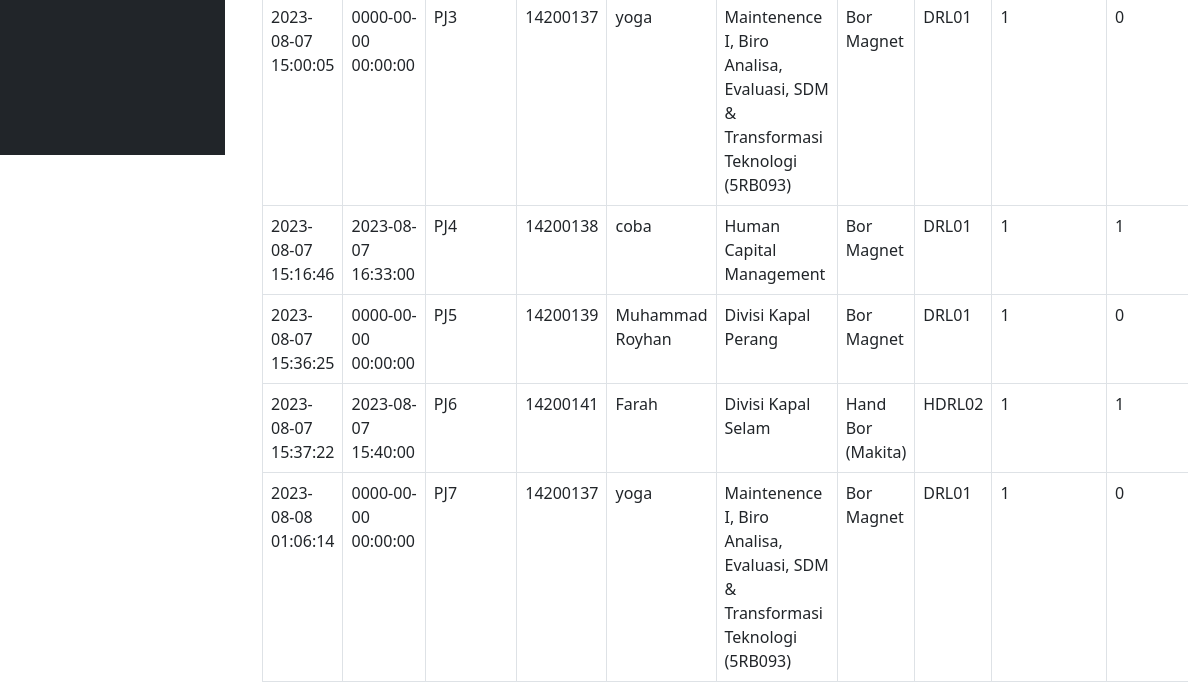
Page /mutasibarang.php (signed in, lower part) on the earlier database version.
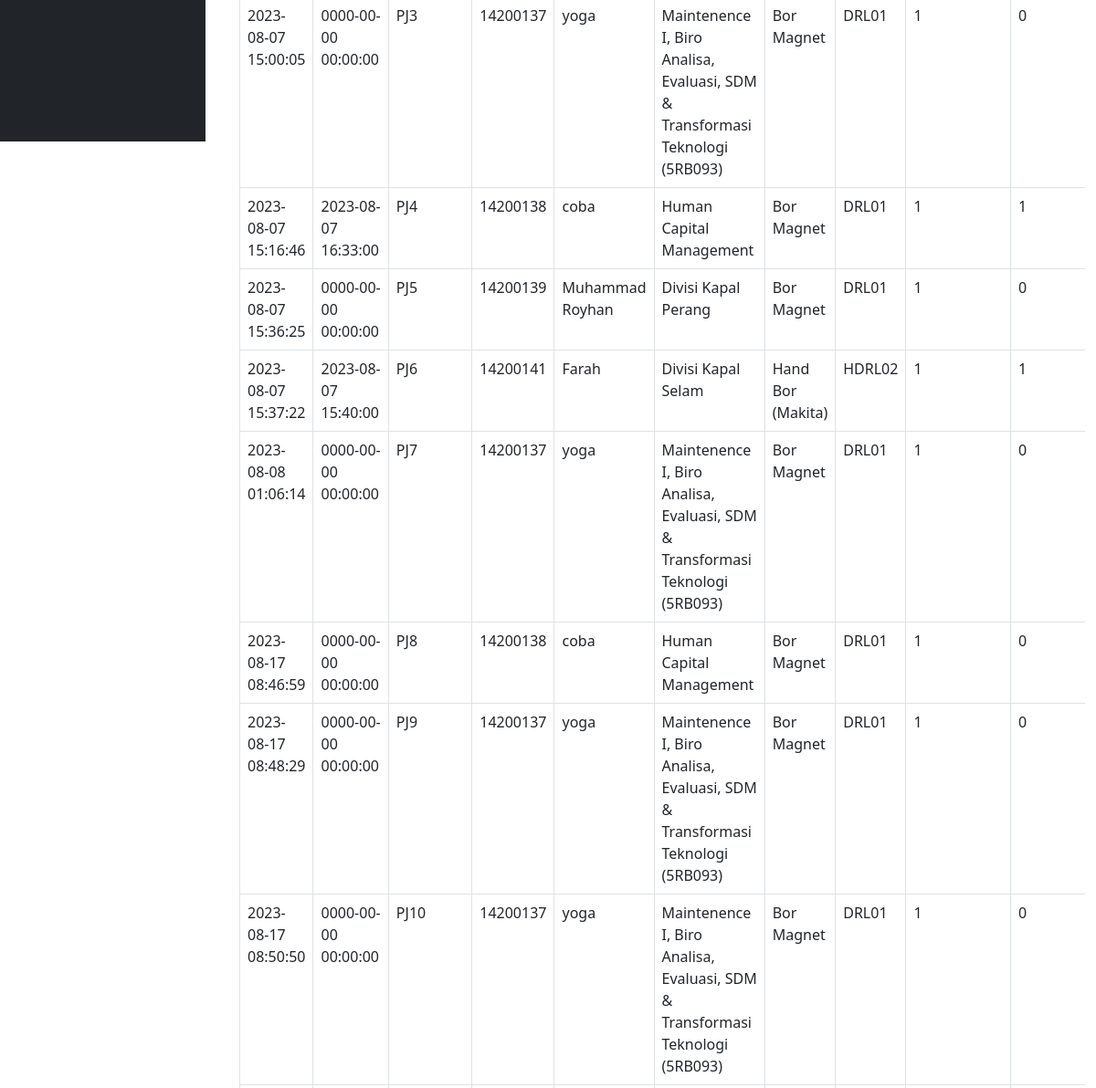
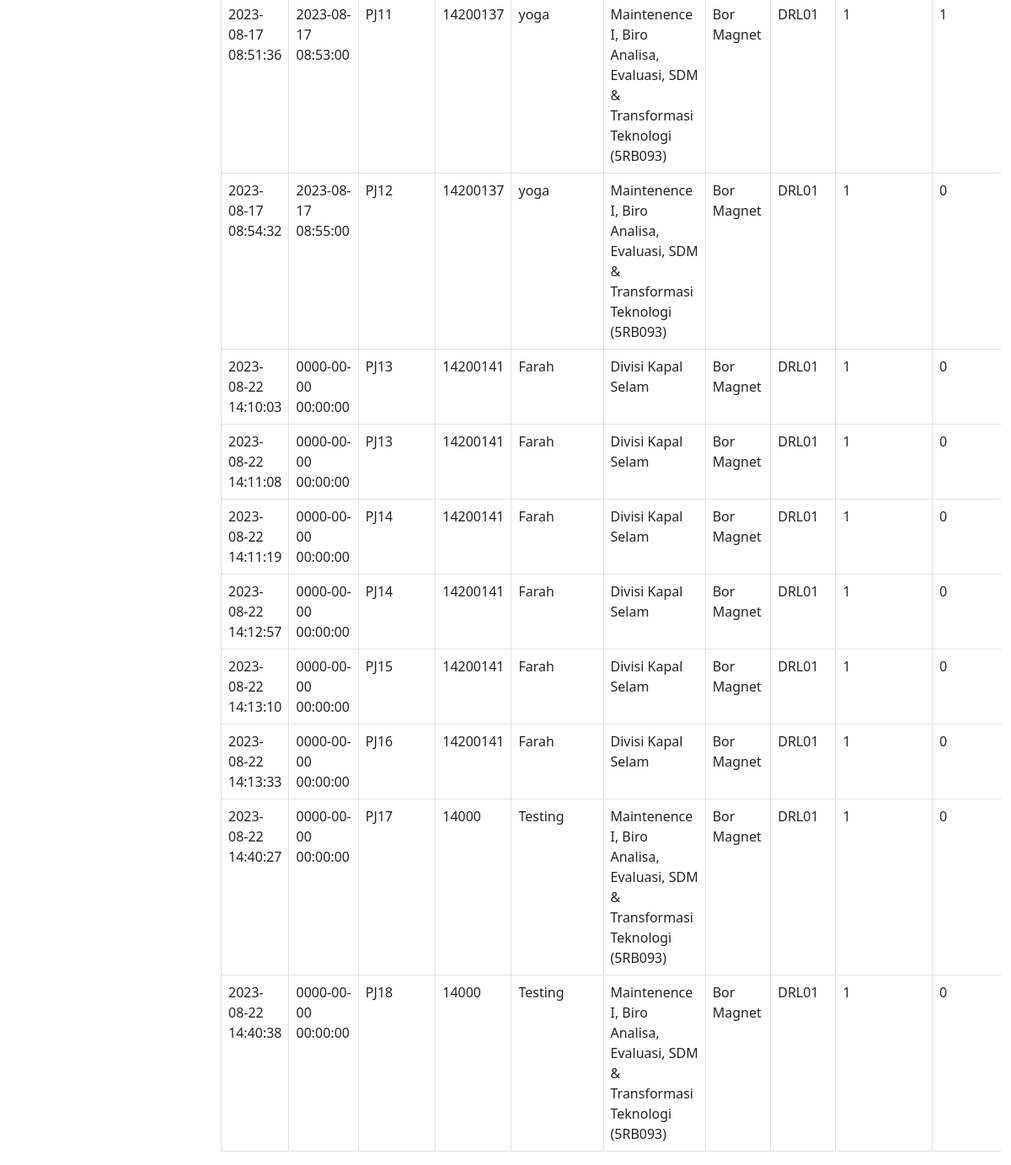
Same page on the later database version (2 pictures, top to bottom).
### tables this page shows
CREATE TABLE `keluar_masuk_barang` (
  `idtransaksi` int(11) NOT NULL,
  `kodetransaksi` varchar(200) NOT NULL,
  `tanggal` timestamp NOT NULL DEFAULT current_timestamp(),
  `tanggalkembali` timestamp NOT NULL DEFAULT current_timestamp(),
  `nip` int(11) NOT NULL,
  `namapegawai` varchar(200) NOT NULL,
  `birobengkel` varchar(256) NOT NULL,
  `namabarang` varchar(200) NOT NULL,
  `kodebarang` varchar(200) NOT NULL,
  `jumlahpinjam` int(11) NOT NULL,
  `jumlahkembali` int(11) NOT NULL,
  `jumlahrusak` int(11) NOT NULL,
  `keterangan` varchar(500) NOT NULL,
  `isApproved` tinyint(1) NOT NULL,
  `status` varchar(200) NOT NULL
);

CREATE TABLE `pegawai` (
  `idpegawai` int(11) NOT NULL,
  `nip` int(11) NOT NULL,
  `namapegawai` varchar(256) NOT NULL,
  `divisi_id` int(11) NOT NULL
);

CREATE TABLE `divisi` (
  `iddivisi` int(11) NOT NULL,
  `namadivisi` varchar(200) NOT NULL
);

### mutasibarang.php (the view, shortened to what this page needs)
<?php
require 'controller/koneksi.php';
$searchTerm = isset($_GET['cari']) ? $_GET['cari'] : '';
?>
<!DOCTYPE html>
<html lang="en">
<head>
    <link href="css/styles.css" rel="stylesheet" />
</head>
<?php include 'sidebar.php' ?>
<body>
    <br>
    <br>
    <main id="main-content" class="<?= isset($_GET['sidebarClosed']) ? '' : 'main-with-sidebar' ?>">
        <div class="container -fluid">
            <br>
            <br>
            <div class="card-body">
                <div class="table table-responsive">
                    <table class="table table-bordered" id="dataTable" width="100" cellspacing="0">
                        <tbody>
                            <?php
                            if (!empty($searchTerm)) {
                                $searchResults = searchMutasiBarang($conn, $searchTerm);
                                while ($data = mysqli_fetch_array($searchResults)) {
                                    $tanggalpinjam = $data['tanggal'];
                                    $tanggalkembali = $data['tanggalkembali'];
                                    $kodetransaksi = $data['kodetransaksi'];
                                    $nip = $data['nip'];
                                    $namapegawai = $data['namapegawai'];
                                    $birobengkel = $data['birobengkel'];
                                    $namabarang = $data['namabarang'];
                                    $kodebarang = $data['kodebarang'];
                                    $jumlahpinjam = $data['jumlahpinjam'];
                                    $jumlahkembali = $data['jumlahkembali'];
                                    $jumlahrusak = $data['jumlahrusak'];
                                    $keterangan = $data['keterangan'];
                                    $status = $data['status'];
                                    $tanggalKembaliNull = "0000-00-00 00:00:00";
                                    $query_pegawai = "SELECT pegawai.namapegawai
                        FROM pegawai
                        WHERE pegawai.nip = '$nip'";
                                    $result_pegawai = mysqli_query($conn, $query_pegawai);
                                    $namapegawai = "-";
                                    if ($result_pegawai) {
                                        $row_pegawai = mysqli_fetch_assoc($result_pegawai);
                                        $namapegawai = $row_pegawai['namapegawai'];
                                    }
                                    $query_divisi = "SELECT divisi.namadivisi
                        FROM pegawai
                        INNER JOIN divisi ON pegawai.divisi_id = divisi.iddivisi
                        WHERE pegawai.nip = '$nip'";
                                    $result_divisi = mysqli_query($conn, $query_divisi);
                                    $namadivisi = "-";
                                    if ($result_divisi) {
                                        $row_divisi = mysqli_fetch_assoc($result_divisi);
                                        $namadivisi = $row_divisi['namadivisi'];
                                    }
                                    echo '<tr class="centered-cell">';
                                    echo '<td class="centered-cell">' . $tanggalpinjam . '</td>';
                                    echo '<td class="centered-cell">' . $tanggalkembali . '</td>';
                                    echo '<td class="centered-cell">' . $kodetransaksi . '</td>';
                                    echo '<td class="centered-cell">' . $nip . '</td>';
                                    echo '<td class="centered-cell">' . $namapegawai . '</td>';
                                    echo '<td class="centered-cell">' . $namadivisi . '</td>';
                                    echo '<td class="centered-cell">' . $namabarang . '</td>';
                                    echo '<td class="centered-cell">' . $kodebarang . '</td>';
                                    echo '<td class="centered-cell">' . $jumlahpinjam . '</td>';
                                    echo '<td class="centered-cell">' . $jumlahkembali . '</td>';
                                    echo '<td class="centered-cell">' . $jumlahrusak . '</td>';
                                    echo '<td class="centered-cell">' . $keterangan . '</td>';
                                    echo '<td class="centered-cell">';
                                    if ($tanggalkembali === $tanggalKembaliNull) {
                                        echo '<span class="badge text-bg-danger">Belum kembali</span>';
                                    } else if ($jumlahrusak > 0) {
                                        echo '<span class="badge text-bg-warning">Barang rusak/kurang lengkap</span>';
                                    } else {
                                        echo '<span class="badge text-bg-success">Sudah kembali</span>';
                                    }
                                    echo '</td>';
                                    echo '</tr>';
                                }
                            } else {
                                $ambilsemuadatastock = mysqli_query($conn, "select * from keluar_masuk_barang");
                                while ($data = mysqli_fetch_array($ambilsemuadatastock)) {
                                    $tanggalpinjam = $data['tanggal'];
                                    $tanggalkembali = $data['tanggalkembali'];
                                    $kodetransaksi = $data['kodetransaksi'];
                                    $nip = $data['nip'];
                                    $namabarang = $data['namabarang'];
                                    $kodebarang = $data['kodebarang'];
                                    $jumlahpinjam = $data['jumlahpinjam'];
                                    $jumlahkembali = $data['jumlahkembali'];
                                    $query_pegawai = "SELECT pegawai.namapegawai
                        FROM pegawai
                        WHERE pegawai.nip = '$nip'";
                                    $result_pegawai = mysqli_query($conn, $query_pegawai);
                                    $namapegawai = "-";
                                    if ($result_pegawai) {
                                        $row_pegawai = mysqli_fetch_assoc($result_pegawai);
                                        $namapegawai = $row_pegawai['namapegawai'];
                                    }
                                    $query_divisi = "SELECT divisi.namadivisi
                        FROM pegawai
                        INNER JOIN divisi ON pegawai.divisi_id = divisi.iddivisi
                        WHERE pegawai.nip = '$nip'";
                                    $result_divisi = mysqli_query($conn, $query_divisi);
                                    $namadivisi = "-";
                                    if ($result_divisi) {
                                        $row_divisi = mysqli_fetch_assoc($result_divisi);
                                        $namadivisi = $row_divisi['namadivisi'];
                                    }
                                    echo '<tr>';
                                    echo '<td>' . $tanggalpinjam . '</td>';
                                    echo '<td>' . $tanggalkembali . '</td>';
                                    echo '<td>' . $kodetransaksi . '</td>';
                                    echo '<td>' . $nip . '</td>';
                                    echo '<td>' . $namapegawai . '</td>';
                                    echo '<td>' . $namadivisi . '</td>';
                                    echo '<td>' . $namabarang . '</td>';
                                    echo '<td>' . $kodebarang . '</td>';
                                    echo '<td>' . $jumlahpinjam . '</td>';
                                    echo '<td>' . $jumlahkembali . '</td>';
                                    echo '</tr>';
                                }
                            }
                            ?>
                        </tbody>
                    </table>
    </main>
</body>
</html>

### sidebar.php (shortened to what this page needs)
<div class="sb-nav-fixed">
    <div id="layoutSidenav">
        <div id="layoutSidenav_nav">
            <nav class="sb-sidenav accordion sb-sidenav-dark" id="sidenavAccordion">
                <div class="sb-sidenav-menu">
                </div>
            </nav>
        </div>
    </div>
</div>

Differences in the rows shown:
added keluar_masuk_barang: tanggal "2023-08-17 08:46:59", tanggalkembali "0000-00-00 00:00:00", kodetransaksi "PJ8", nip "14200138", pegawai.namapegawai "coba", divisi.namadivisi "Human Capital Management", namabarang "Bor Magnet", kodebarang "DRL01", jumlahpinjam "1", jumlahkembali "0"
added keluar_masuk_barang: tanggal "2023-08-17 08:48:29", tanggalkembali "0000-00-00 00:00:00", kodetransaksi "PJ9", nip "14200137", pegawai.namapegawai "yoga", divisi.namadivisi "Maintenence I, Biro Analisa, Evaluasi, SDM & Transformasi Teknologi (5RB093)", namabarang "Bor Magnet", kodebarang "DRL01", jumlahpinjam "1", jumlahkembali "0"
added keluar_masuk_barang: tanggal "2023-08-17 08:50:50", tanggalkembali "0000-00-00 00:00:00", kodetransaksi "PJ10", nip "14200137", pegawai.namapegawai "yoga", divisi.namadivisi "Maintenence I, Biro Analisa, Evaluasi, SDM & Transformasi Teknologi (5RB093)", namabarang "Bor Magnet", kodebarang "DRL01", jumlahpinjam "1", jumlahkembali "0"
added keluar_masuk_barang: tanggal "2023-08-17 08:51:36", tanggalkembali "2023-08-17 08:53:00", kodetransaksi "PJ11", nip "14200137", pegawai.namapegawai "yoga", divisi.namadivisi "Maintenence I, Biro Analisa, Evaluasi, SDM & Transformasi Teknologi (5RB093)", namabarang "Bor Magnet", kodebarang "DRL01", jumlahpinjam "1", jumlahkembali "1"
added keluar_masuk_barang: tanggal "2023-08-17 08:54:32", tanggalkembali "2023-08-17 08:55:00", kodetransaksi "PJ12", nip "14200137", pegawai.namapegawai "yoga", divisi.namadivisi "Maintenence I, Biro Analisa, Evaluasi, SDM & Transformasi Teknologi (5RB093)", namabarang "Bor Magnet", kodebarang "DRL01", jumlahpinjam "1", jumlahkembali "0"
added keluar_masuk_barang: tanggal "2023-08-22 14:10:03", tanggalkembali "0000-00-00 00:00:00", kodetransaksi "PJ13", nip "14200141", pegawai.namapegawai "Farah", divisi.namadivisi "Divisi Kapal Selam", namabarang "Bor Magnet", kodebarang "DRL01", jumlahpinjam "1", jumlahkembali "0"
added keluar_masuk_barang: tanggal "2023-08-22 14:11:08", tanggalkembali "0000-00-00 00:00:00", kodetransaksi "PJ13", nip "14200141", pegawai.namapegawai "Farah", divisi.namadivisi "Divisi Kapal Selam", namabarang "Bor Magnet", kodebarang "DRL01", jumlahpinjam "1", jumlahkembali "0"
added keluar_masuk_barang: tanggal "2023-08-22 14:11:19", tanggalkembali "0000-00-00 00:00:00", kodetransaksi "PJ14", nip "14200141", pegawai.namapegawai "Farah", divisi.namadivisi "Divisi Kapal Selam", namabarang "Bor Magnet", kodebarang "DRL01", jumlahpinjam "1", jumlahkembali "0"
added keluar_masuk_barang: tanggal "2023-08-22 14:12:57", tanggalkembali "0000-00-00 00:00:00", kodetransaksi "PJ14", nip "14200141", pegawai.namapegawai "Farah", divisi.namadivisi "Divisi Kapal Selam", namabarang "Bor Magnet", kodebarang "DRL01", jumlahpinjam "1", jumlahkembali "0"
added keluar_masuk_barang: tanggal "2023-08-22 14:13:10", tanggalkembali "0000-00-00 00:00:00", kodetransaksi "PJ15", nip "14200141", pegawai.namapegawai "Farah", divisi.namadivisi "Divisi Kapal Selam", namabarang "Bor Magnet", kodebarang "DRL01", jumlahpinjam "1", jumlahkembali "0"
added keluar_masuk_barang: tanggal "2023-08-22 14:13:33", tanggalkembali "0000-00-00 00:00:00", kodetransaksi "PJ16", nip "14200141", pegawai.namapegawai "Farah", divisi.namadivisi "Divisi Kapal Selam", namabarang "Bor Magnet", kodebarang "DRL01", jumlahpinjam "1", jumlahkembali "0"
added keluar_masuk_barang: tanggal "2023-08-22 14:40:27", tanggalkembali "0000-00-00 00:00:00", kodetransaksi "PJ17", nip "14000", pegawai.namapegawai "Testing", divisi.namadivisi "Maintenence I, Biro Analisa, Evaluasi, SDM & Transformasi Teknologi (5RB093)", namabarang "Bor Magnet", kodebarang "DRL01", jumlahpinjam "1", jumlahkembali "0"
added keluar_masuk_barang: tanggal "2023-08-22 14:40:38", tanggalkembali "0000-00-00 00:00:00", kodetransaksi "PJ18", nip "14000", pegawai.namapegawai "Testing", divisi.namadivisi "Maintenence I, Biro Analisa, Evaluasi, SDM & Transformasi Teknologi (5RB093)", namabarang "Bor Magnet", kodebarang "DRL01", jumlahpinjam "1", jumlahkembali "0"
